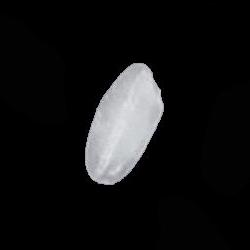
#> input picture labs/ML/lab5/images/Arborio/Arborio (10115).jpg, 250 x 250 px, found by its file name; its folder holds only this picture in this run
$ jupyter execute 'feature extraction.ipynb'
#> lines starting #> are read from the running program, lines starting #| are printed output that depends on the picture; after the words box and inside, x2 and y2 are one past the last pixel; in counts of white or black regions, pixels touching at a corner belong together
[cell 1]
import os
import cv2
import numpy as np
import pandas as pd
from tqdm import tqdm
from concurrent.futures import ThreadPoolExecutor, as_completed

# Dataset path
dataset_path = r"./Rice_Image_Dataset"
categories = ["arborio", "basmati", "ipsala", "jasmine", "karacadag","Goan Asago"]

data = []
labels = []

def extract_features(image_path):
    image = cv2.imread(image_path, cv2.IMREAD_COLOR)
    if image is None:
        print(f"Error: Unable to read image {image_path}")
        return None  # Ensure function doesn't break

    image2gray = cv2.cvtColor(image, cv2.COLOR_BGR2GRAY)
    _, binary = cv2.threshold(image2gray, 0, 255, cv2.THRESH_BINARY + cv2.THRESH_OTSU)

    contours, _ = cv2.findContours(binary, cv2.RETR_EXTERNAL, cv2.CHAIN_APPROX_SIMPLE)

    if contours:
        contour = max(contours, key=cv2.contourArea)
        area = cv2.contourArea(contour)
        perimeter = cv2.arcLength(contour, True)
        x, y, w, h = cv2.boundingRect(contour)

        aspectRatio = w / h if h > 0 else 0
        extent = area / (w * h) if w * h > 0 else 0

        hull = cv2.convexHull(contour)
        convexArea = cv2.contourArea(hull)

        compactness = (perimeter ** 2) / area if area > 0 else 0
        roundness = (4 * np.pi * area) / (perimeter ** 2) if perimeter > 0 else 0

        # Ensure the contour has at least 5 points for ellipse fitting
        if len(contour) >= 5:
            ellipse = cv2.fitEllipse(contour)
            majorAxis, minorAxis = max(ellipse[1]), min(ellipse[1])
            eccentricity = np.sqrt(1 - (minorAxis / majorAxis) ** 2) if majorAxis > 0 else 0
        else:
            majorAxis = minorAxis = eccentricity = 0
    else:
        majorAxis = minorAxis = eccentricity = area = perimeter = aspectRatio = extent = convexArea = compactness = roundness = 0

    return [area, perimeter, majorAxis, minorAxis, eccentricity,
            convexArea, extent, aspectRatio, compactness, roundness]

def process_image(file_path, category):
    try:
        features = extract_features(file_path)
        if features is not None:
            return features, category
    except Exception as e:
        print(f"Error processing {file_path}: {e}")
    return None

# Multithreading for faster processing
with ThreadPoolExecutor(max_workers=10) as executor:
    futures = []
    for category in tqdm(categories, desc="Processing Categories"):
        folder_path = os.path.join(dataset_path, category)
        if not os.path.exists(folder_path):
            print(f"Folder not found: {folder_path}")
            continue

        file_list = os.listdir(folder_path)
        for file_name in file_list:
            file_path = os.path.join(folder_path, file_name)
            if os.path.isfile(file_path):
                future = executor.submit(process_image, file_path, category)
                futures.append(future)
#> this loop made 1 pass
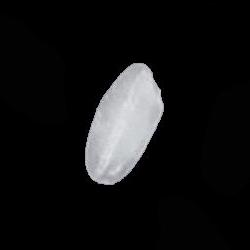
#> input picture labs/ML/lab5/images/Arborio/Arborio (10115).jpg, 250 x 250 px, found by its file name
#> pass 1, in extract_features, `_, binary = cv2.threshold(image2gray, 0, 255, cv2.THRESH_BINARY + cv2...`:
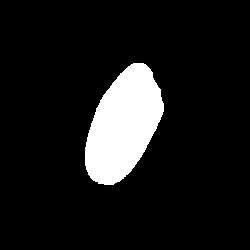
#> binary: shape (250, 250); 10.1% white; 1 white region, box (x1, y1, x2, y2) and area: (85, 63, 164, 185) 6334
#> after the loop, futures = 1 item

    for future in tqdm(as_completed(futures), total=len(futures), desc="Extracting Features"):
        result = future.result()
        if result:
            features, category = result
            data.append(features)
            labels.append(category)
